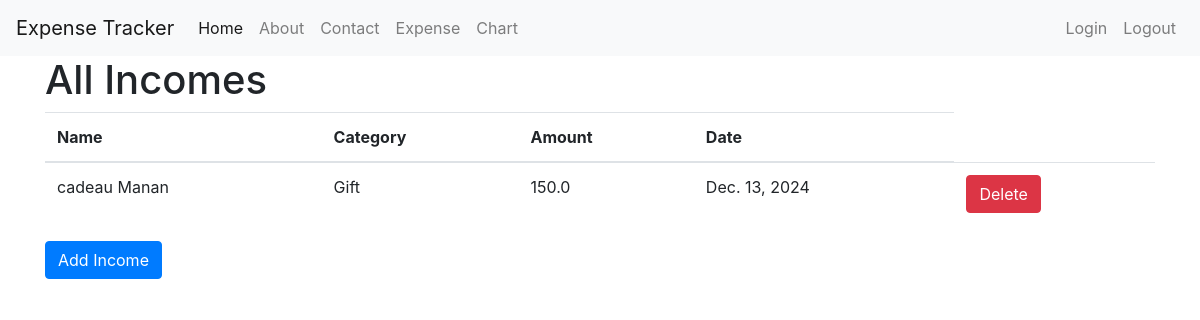
/view_incomes/, run on the app's committed database.
### myapp/models.py (models this page shows, shortened)
class Income(models.Model):
    name = models.CharField(max_length=200)
    category = models.CharField(max_length=50)
    amount = models.FloatField()
    date = models.DateField()

### myapp/views.py (the view)
# urls.py: path("view_incomes/", views.view_incomes, name="view_incomes"),
def view_incomes(request):
    incomes = Income.objects.all()  # Fetch all income records
    return render(request, "incomes/view_incomes.html", {"incomes": incomes})

### myapp/templates/incomes/view_incomes.html (shortened to what this page needs)
{% extends 'base.html' %}
{% block content %}
<h1>All Incomes</h1>
<table class="table">
    <thead>
        <tr>
            <th>Name</th>
            <th>Category</th>
            <th>Amount</th>
            <th>Date</th>
        </tr>
    </thead>
    <tbody>
        {% for income in incomes %}
        <tr>
            <td>{{ income.name }}</td>
            <td>{{ income.category }}</td>
            <td>{{ income.amount }}</td>
            <td>{{ income.date }}</td>
            <td>
                <form method="POST" action="{% url 'delete_income' income.id %}">
                    <button type="submit" class="btn btn-danger" onclick="return confirm('Are you sure you want to delete this income ?');">Delete</button>
                </form>
            </td>
        </tr>
        {% endfor %}
    </tbody>
</table>
<a href="{% url 'add_income' %}" class="btn btn-primary">Add Income</a>
{% endblock %}

### data on the page
Income: name "cadeau Manan", category "Gift", amount "150.0", date "Dec. 13, 2024"
